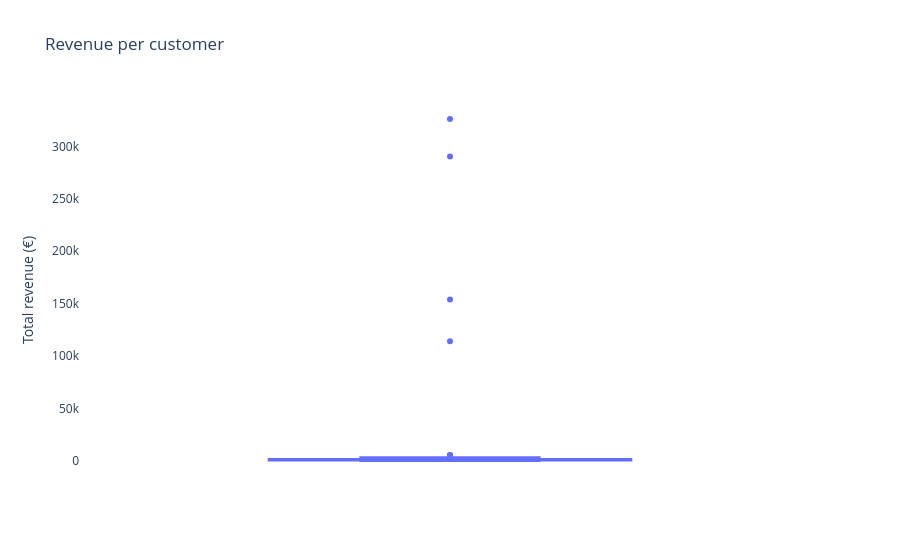

Source (notebook cell):
### Code cell
# Distribution of revenue per customer
ca_par_client = ca_par_client.reset_index()
fig = px.box(
    ca_par_client,
    y="price",
    hover_name="client_id",
    title="Revenue per customer",
)
fig.update_layout(
    yaxis_title="Total revenue (€)",
    plot_bgcolor="white",
    xaxis=dict(showgrid=False),
    yaxis=dict(showgrid=False),
    showlegend=False,
)
fig.show()

### Figure 1 — Plotly figure (JSON) as saved in the notebook; plotly's stock layout.template omitted (floating-point values rounded to 4 significant figures; data arrays with more than 128 entries replaced by an {"elided": "..."} marker saying what was removed)
{"data": [{"alignmentgroup": "True", "hovertemplate": "<b>%{hovertext}</b><br><br>price=%{y}<extra></extra>", "hovertext": {"elided": "8600 str values"}, "legendgroup": "", "marker": {"color": "#636efa"}, "name": "", "notched": false, "offsetgroup": "", "orientation": "v", "showlegend": false, "type": "box", "x0": " ", "xaxis": "x", "y": {"elided": "8600 float values"}, "y0": " ", "yaxis": "y"}], "layout": {"boxmode": "group", "legend": {"tracegroupgap": 0}, "plot_bgcolor": "white", "showlegend": false, "title": {"text": "Revenue per customer"}, "xaxis": {"anchor": "y", "domain": [0.0, 1.0], "showgrid": false}, "yaxis": {"anchor": "x", "domain": [0.0, 1.0], "showgrid": false, "title": {"text": "Total revenue (€)"}}}}
